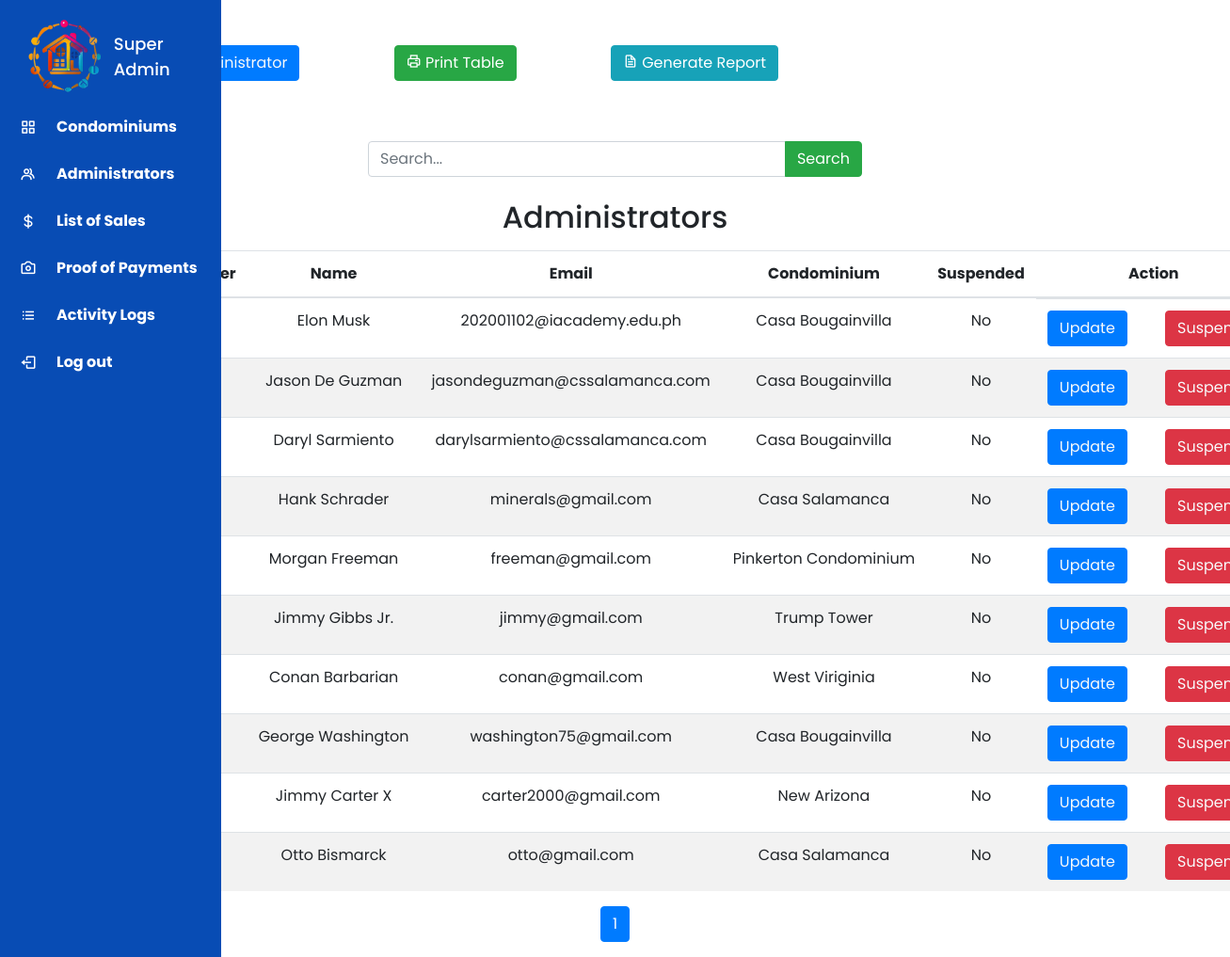
The page /superadmin_dashboard/administrators.php (signed in) on the database its author committed.
### tables this page shows
CREATE TABLE `users` (
  `id` int(11) NOT NULL,
  `account_number` int(10) NOT NULL,
  `username` varchar(255) NOT NULL,
  `password` varchar(255) NOT NULL,
  `email` varchar(255) NOT NULL,
  `role` varchar(20) NOT NULL,
  `condominium_id` int(11) DEFAULT NULL,
  `suspended` tinyint(1) DEFAULT NULL,
  `suspension_reason` varchar(255) DEFAULT NULL,
  `suspend_timestamp` timestamp NOT NULL DEFAULT current_timestamp(),
  `reinstatement_reason` varchar(255) DEFAULT NULL,
  `otp_code` varchar(6) DEFAULT NULL,
  `otp_verified` tinyint(1) DEFAULT 0,
  `last_login_time` timestamp NOT NULL DEFAULT current_timestamp(),
  `dashboard_url` varchar(255) NOT NULL
);

CREATE TABLE `condominiums` (
  `id` int(11) NOT NULL,
  `name` varchar(255) NOT NULL,
  `person_of_contact` varchar(255) NOT NULL,
  `address` varchar(255) NOT NULL,
  `suspended` tinyint(1) DEFAULT 0,
  `suspension_reason` varchar(255) DEFAULT NULL,
  `reinstatement_reason` varchar(255) DEFAULT NULL,
  `payment_status` varchar(10) NOT NULL DEFAULT 'UNPAID' COMMENT 'Payment Status: UNPAID or PAID',
  `condominium_status` varchar(11) NOT NULL,
  `legal_documents` blob NOT NULL
);

### superadmin_dashboard/administrators.php (the view, shortened to what this page needs)
<?php
include('../includes/database.php');
$results_per_page = 10;
$current_page = isset($_GET['page']) ? $_GET['page'] : 1;
$start_from = ($current_page - 1) * $results_per_page;
?>
<!doctype html>
<html lang="en">
<head>
    <link rel="stylesheet" href="https://cdn.jsdelivr.net/npm/bootstrap@4.0.0/dist/css/bootstrap.min.css">
    <link href='https://unpkg.com/boxicons@2.0.7/css/boxicons.min.css' rel='stylesheet'>
    <link rel="stylesheet" type="text/css"
        href="https://cdnjs.cloudflare.com/ajax/libs/jquery.tablesorter/2.31.3/css/theme.bootstrap.min.css">
    <link rel="stylesheet" type="text/css"
        href="https://cdnjs.cloudflare.com/ajax/libs/jquery.tablesorter/2.31.3/css/theme.default.min.css">
</head>
<body>
    <?php include "../includes/sidebars/superadmin_sidebar.php" ?>
    <div class="container">
        <button class="btn btn-primary mx-5 my-5"><a href="superadmin_dashboard/../add_administrator.php"
                class="text-light">Add Administrator</a></button>
        <button class="btn btn-success mx-5 my-3" onclick="downloadPDF()"><i class='bx bx-printer'></i> Print
            Table</button>
        <button class="btn btn-info mx-5 my-3" data-toggle="modal" data-target="#reportModal"><i class='bx bx-file'></i>
            Generate Report</button>
        <div class="container mt-3">
            <div class="row">
                <div class="col-md-6 offset-md-3">
                    <form method="post" action="administrators.php">
                        <div class="input-group">
                            <input type="text" name="searchInput" class="form-control" placeholder="Search...">
                            <div class="input-group-append">
                                <button class="btn btn-success" type="submit" name="searchButton">
                                    <i class="bi bi-search"></i> Search
                                </button>
                            </div>
                        </div>
                    </form>
                </div>
            </div>
        </div>
        <div class="print-section">
            <h2 class="mt-4 mb-3" style="white-space: nowrap; text-align: center;">Administrators</h2>
            <table id="TableSorter2" class="table col-mx-5">
                <thead>
                    <tr>
                        <th scope="col" style="white-space: nowrap; text-align: center;">
                            <center>Account Number</center>
                        </th>
                        <th scope="col" style="white-space: nowrap; text-align: center;">
                            <center>Name</center>
                        </th>
                        <th scope="col" style="white-space: nowrap; text-align: center;">
                            <center>Email</center>
                        </th>
                        <th scope="col" style="white-space: nowrap; text-align: center;">
                            <center>Condominium</center>
                        </th>
                        <th scope="col" style="white-space: nowrap; text-align: center;">
                            <center>Suspended</center>
                        </th>
                        <th class="action-column" scope="col" style="white-space: nowrap; text-align: center;">
                            <center>Action</center>
                        </th>
                    </tr>
                </thead>
                <tbody>
                    <?php
                    $sql = "SELECT u.*, c.name AS condominium_name
                            FROM users u
                            LEFT JOIN condominiums c ON u.condominium_id = c.id
                            WHERE u.role = 'Administrator'
                            LIMIT $start_from, $results_per_page";
                    $query = $mysqli->query($sql);
                    while ($row = $query->fetch_assoc()) {
                        $id = $row['id'];
                        $account_number = $row['account_number'];
                        $name = $row['username'];
                        $email = $row['email'];
                        $condominium = $row['condominium_name'];
                        $suspended = $row['suspended'];
                        echo '<tr>
                            <th scope="row" style="white-space: nowrap; text-align: center;"><center>' . $account_number . '</center></th>
                            <td style="white-space: nowrap; text-align: center;"><center>' . $name . '</center></td>
                            <td style="white-space: nowrap; text-align: center;"><center>' . $email . '</center></td>
                            <td style="white-space: nowrap; text-align: center;"><center>' . $condominium . '</center></td>
                            <td style="white-space: nowrap; text-align: center;"><center>' . ($suspended == 1 ? 'Yes' : 'No') . '</center></td>
                            <td class="action-column action-buttons" style="white-space: nowrap; text-align: center;">';
                        echo '<button class="btn btn-primary"><a href="../superadmin_dashboard/update_administrator.php?updateid=' . $id . '" class="text-light">Update</a></button>';
                        if ($suspended == 1) {
                            echo '<button class="btn btn-success" data-id="' . $id . '">Reinstate</button>';
                        } else {
                            echo '<button class="btn btn-danger"><a href="../superadmin_dashboard/suspend_administrator.php?suspendid=' . $id . '" class="text-light">Suspend</button></td></tr>';
                        }
                    }
                    ?>
                </tbody>
            </table>
            <div class="pagination mt-3 d-flex justify-content-center">
                <ul class="pagination">
                    <?php
                    $count_query = "SELECT COUNT(*) AS total FROM users WHERE role = 'Administrator'";
                    $count_result = $mysqli->query($count_query);
                    $count_row = $count_result->fetch_assoc();
                    $total_pages = ceil($count_row["total"] / $results_per_page);
                    for ($i = 1; $i <= $total_pages; $i++) {
                        echo "<li class='page-item";
                        if ($i == $current_page) {
                            echo " active";
                        }
                        echo "'><a class='page-link' href='administrators.php?page=" . $i . "'>" . $i . "</a></li>";
                    }
                    ?>
                </ul>
            </div>
        </div>
    </div>
</body>
</html>

### superadmin_dashboard/administrators.php (style rules this page uses)
* { margin: 0; padding: 0; box-sizing: border-box; font-family: 'Poppins', sans-serif; }
tbody tr:nth-child(even) { background-color: #f2f2f2; }
tbody tr:nth-child(odd) { background-color: #ffffff; }
.action-buttons { text-align: center; display: flex; justify-content: space-between; }
.action-buttons button { margin-right: 5px; }
th.action-column, td.action-column { width: 250px; }

### includes/sidebars/superadmin_sidebar.php (style rules this page uses)
* { margin: 0; padding: 0; box-sizing: border-box; font-family: 'Poppins', sans-serif; }

### rows shown on the page
users: username "Elon Musk", email "202001102@iacademy.edu.ph", condominium.name "Casa Bougainvilla", suspended "No"
users: username "Jason De Guzman", email "jasondeguzman@cssalamanca.com", condominium.name "Casa Bougainvilla", suspended "No"
users: username "Daryl Sarmiento", email "darylsarmiento@cssalamanca.com", condominium.name "Casa Bougainvilla", suspended "No"
users: username "Hank Schrader", email "minerals@gmail.com", condominium.name "Casa Salamanca", suspended "No"
users: username "Morgan Freeman", email "freeman@gmail.com", condominium.name "Pinkerton Condominium", suspended "No"
users: username "Jimmy Gibbs Jr.", email "jimmy@gmail.com", condominium.name "Trump Tower", suspended "No"
users: username "Conan Barbarian", email "conan@gmail.com", condominium.name "West Viriginia", suspended "No"
users: username "George Washington", email "washington75@gmail.com", condominium.name "Casa Bougainvilla", suspended "No"
users: username "Jimmy Carter X", email "carter2000@gmail.com", condominium.name "New Arizona", suspended "No"
users: username "Otto Bismarck", email "otto@gmail.com", condominium.name "Casa Salamanca", suspended "No"

### other values the page prints
$_SESSION['username'] "Super Admin"
